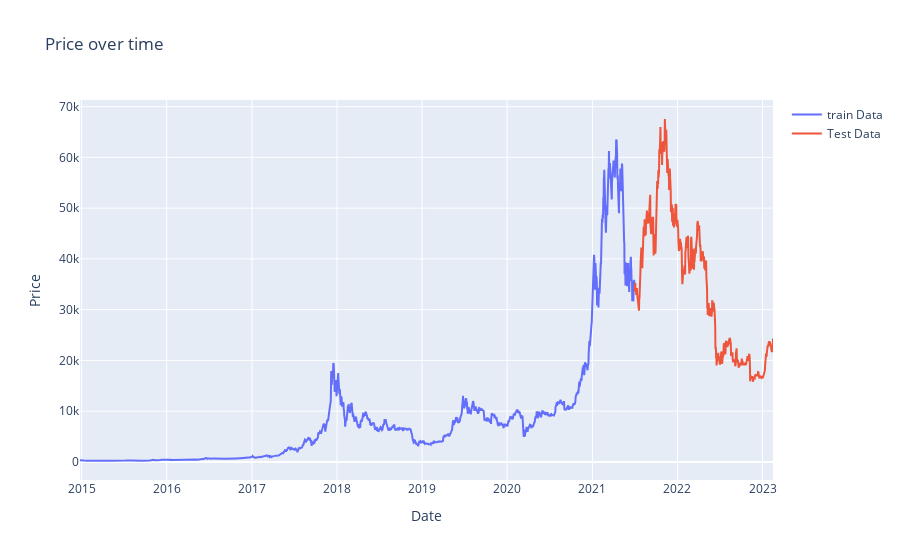

The cell this chart's notebook holds for it:
### Code cell
train_x = train_df.index
train_y = train_df['Adj Close']
test_x = test_df.index
test_y = test_df['Adj Close']

fig = go.Figure()
fig.add_trace(go.Scatter(x=train_x, y=train_y, name='train Data'))
fig.add_trace(go.Scatter(x=test_x, y=test_y, name='Test Data'))

fig.update_layout(
    xaxis_title='Date',
    yaxis_title='Price',
    title='Price over time'
)

fig.show()

### Figure 1 — Plotly figure (JSON) as saved in the notebook; plotly's stock layout.template omitted (floating-point values rounded to 4 significant figures; data arrays with more than 128 entries replaced by an {"elided": "..."} marker saying what was removed)
{"data": [{"name": "train Data", "type": "scatter", "x": {"elided": "2380 str values"}, "y": {"elided": "2380 float values"}}, {"name": "Test Data", "type": "scatter", "x": {"elided": "595 str values"}, "y": {"elided": "595 float values"}}], "layout": {"title": {"text": "Price over time"}, "xaxis": {"title": {"text": "Date"}}, "yaxis": {"title": {"text": "Price"}}}}
